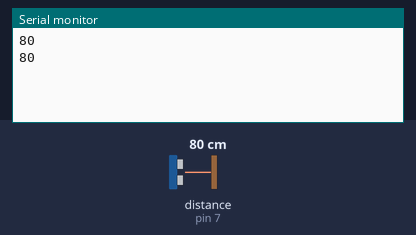
A sketch run on a simulated Arduino Uno, built with avr-gcc and run on an emulated ATmega328P. On the bench: the last lines printed to the serial monitor. The test bench sets the inputs (shaded band); at power-on: distance to the obstacle (sensor on pin 7) 80 cm. The echo pulse lasts 58.3 µs per cm.

Above: at 1.3 s.
1.4 s: distance to the obstacle (sensor on pin 7) set to 2 cm
At 1.9 s:
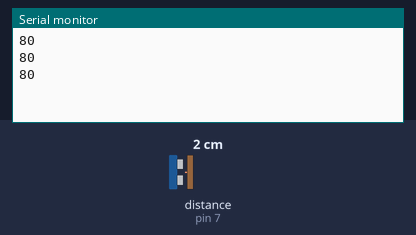
2.9 s: distance to the obstacle (sensor on pin 7) set to 4 cm
At 3.4 s:
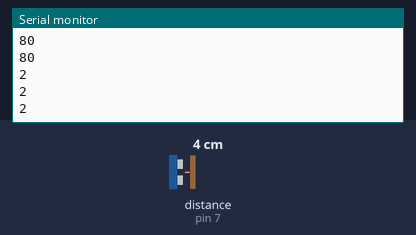
Timing chart, 0 to 5.9 s (numbered marks = the images above; inputs shaded):
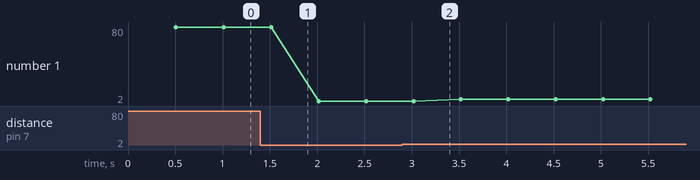

The sketch:

Ultrassonico.ino
```cpp
#include "Ultrasonic.h"

const int echoPin = 7; //(Recebe)
const int trigPin = 6; //(Envia)

Ultrasonic ultrasonic(trigPin,echoPin); //Inicializa os pinos

int distancia; //Var(int)
String result; //Var(string)

void setup(){
  pinMode(echoPin, INPUT); //Define pino de entrada
  pinMode(trigPin, OUTPUT); //Define pino de saída
  Serial.begin(9600); //Inicia porta serial
  }

void loop(){
  hcsr04(); // Chama método "hcsr04()"
  Serial.println(result); //Imprime medida

}
//Método de cálculo da distância
void hcsr04(){
    digitalWrite(trigPin, LOW); //SETA O PINO 6 COM UM PULSO BAIXO "LOW"
    delayMicroseconds(2); //INTERVALO DE 2 MICROSSEGUNDOS
    digitalWrite(trigPin, HIGH); //SETA O PINO 6 COM PULSO ALTO "HIGH"
    delayMicroseconds(10); //INTERVALO DE 10 MICROSSEGUNDOS
    digitalWrite(trigPin, LOW); //SETA O PINO 6 COM PULSO BAIXO "LOW" NOVAMENTE
    //FUNÇÃO RANGING, FAZ A CONVERSÃO DO TEMPO DE
    //RESPOSTA DO ECHO EM CENTIMETROS, E ARMAZENA
    //NA VARIAVEL "distancia"
    distancia = (ultrasonic.Ranging(CM)); //VARIÁVEL GLOBAL RECEBE O VALOR DA DISTÂNCIA MEDIDA
    result = String(distancia); //VARIÁVEL GLOBAL DO TIPO STRING RECEBE A DISTÂNCIA(CONVERTIDO DE INTEIRO PARA STRING)
    delay(500); //INTERVALO DE 500 MILISSEGUNDOS
 }
```

Measured:
- plotted number 1: 80 → 2 after the input at 1.4 s, 2 → 4 after the input at 2.9 s
